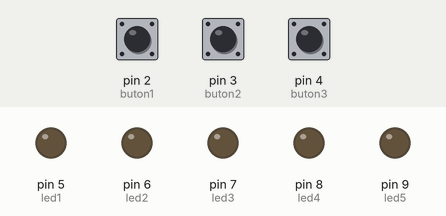
This sketch was run on a simulated Arduino Uno, built with avr-gcc and run on an emulated ATmega328P. Parts: output pins drawn as LEDs (lit = HIGH). Inputs (shaded band) come from the test bench; at power-on: pin 2 (buton1) LOW, pin 3 (buton2) LOW, pin 4 (buton3) LOW.

Above: at 1.2 s.
1.3 s: pin 2 (buton1) pulled HIGH for 0.15 s
At 1.7 s:
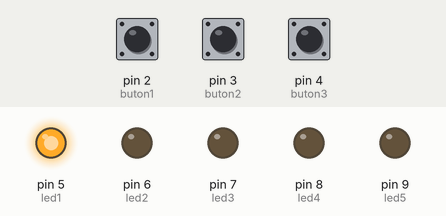
At 3.1 s:
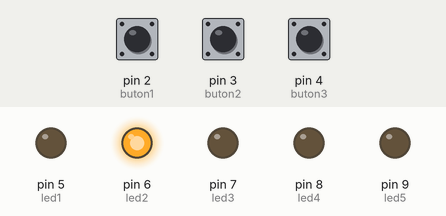
4.4 s: pin 3 (buton2) pulled HIGH for 3.2 s
At 6.0 s:
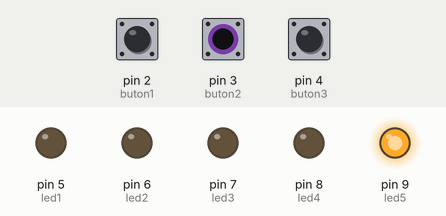
10.6 s: pin 4 (buton3) pulled HIGH for 1 s
Timing chart, 0 to 22.3 s (numbered marks = the images above; inputs shaded):
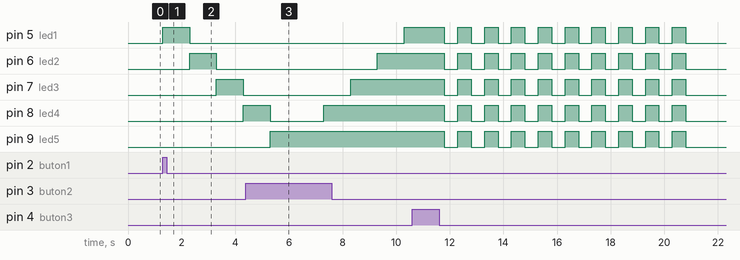

The sketch:

sketch_may03a.ino
```cpp
// Pin girişleri tanımları
int led1 = 5;
int led2 = 6;
int led3 = 7;
int led4 = 8;
int led5 = 9;

int buton1 = 2;
int buton2 = 3;
int buton3 = 4;


void setup(){

  pinMode(led1, OUTPUT);
  pinMode(led2, OUTPUT);
  pinMode(led3, OUTPUT);
  pinMode(led4, OUTPUT);
  pinMode(led5, OUTPUT);

  pinMode(buton1, INPUT);
  pinMode(buton2, INPUT);
  pinMode(buton3, INPUT);

}

void loop() {
  if(digitalRead(buton1)==1){

    digitalWrite(led1, HIGH);
    delay(1000);
    digitalWrite(led1, LOW);

    digitalWrite(led2, HIGH);
    delay(1000);
    digitalWrite(led2, LOW);

    digitalWrite(led3, HIGH);
    delay(1000);
    digitalWrite(led3, LOW);

    digitalWrite(led4, HIGH);
    delay(1000);
    digitalWrite(led4, LOW);

    digitalWrite(led5, HIGH);
    delay(1000);
    digitalWrite(led5, LOW);
  }
  else if(digitalRead (buton2)==1){
    digitalWrite(led5, HIGH);
    delay(1000);
    digitalWrite(led4, HIGH);
    delay(1000);
    digitalWrite(led3, HIGH);
    delay(1000);
    digitalWrite(led2, HIGH);
    delay(1000);
    digitalWrite(led1, HIGH);
    delay(1000);

    digitalWrite(led1, LOW);
    digitalWrite(led2, LOW);
    digitalWrite(led3, LOW);
    digitalWrite(led4, LOW);
    digitalWrite(led5, LOW);

  }
  else if(digitalRead (buton3)==1){
    for(int i=1; i<=10; i++){
      digitalWrite(led1, HIGH);
      digitalWrite(led2, HIGH);
      digitalWrite(led3, HIGH);
      digitalWrite(led4, HIGH);
      digitalWrite(led5, HIGH);
      delay(500);
      digitalWrite(led1, LOW);
      digitalWrite(led2, LOW);
      digitalWrite(led3, LOW);
      digitalWrite(led4, LOW);
      digitalWrite(led5, LOW);
      delay(500);


    }
  }
}
```

Measured:
- after the input at 1.3 s, pin 5 (led1): LOW → HIGH at once, → LOW 1.0 s later; pin 6 (led2): LOW → HIGH after 1.0 s, → LOW 1.0 s later; pin 7 (led3): LOW → HIGH after 2.0 s, → LOW 1.0 s later; pin 8 (led4): LOW → HIGH after 3.0 s
- after the input at 4.4 s, pin 5 (led1): LOW → HIGH after 5.9 s; pin 6 (led2): LOW → HIGH after 4.9 s; pin 7 (led3): LOW → HIGH after 3.9 s; pin 9 (led5): goes on until 5.3 s, then stays HIGH
